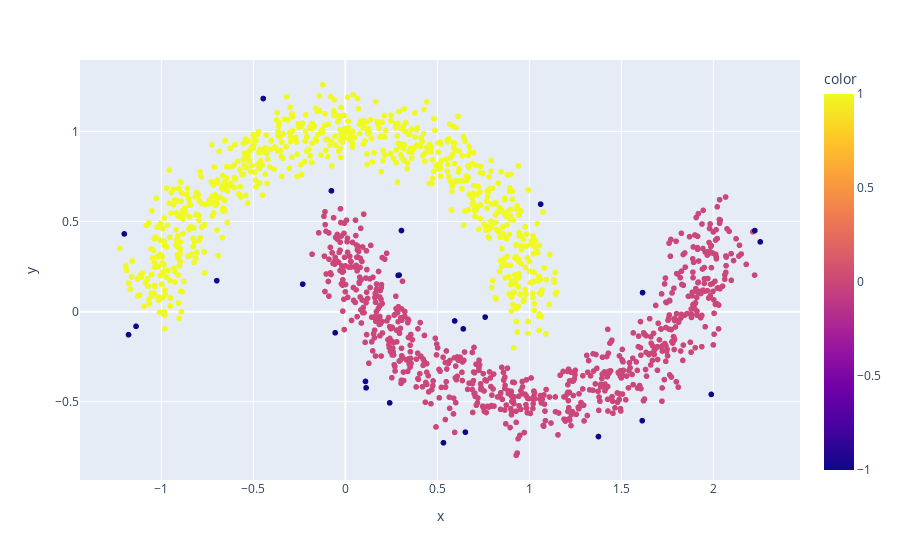

The notebook cell saved with this chart:
### Code cell
dbscan = DBSCAN(eps=0.1)
labels = dbscan.fit_predict(X)
graphic = px.scatter(x=X[:, 0], y=X[:, 1], color=labels)
graphic.show()

### Figure 1 — Plotly figure (JSON) as saved in the notebook; plotly's stock layout.template omitted (floating-point values rounded to 4 significant figures; data arrays with more than 128 entries replaced by an {"elided": "..."} marker saying what was removed)
{"data": [{"hovertemplate": "x=%{x}<br>y=%{y}<br>color=%{marker.color}<extra></extra>", "legendgroup": "", "marker": {"color": {"elided": "1500 int values"}, "coloraxis": "coloraxis", "symbol": "circle"}, "mode": "markers", "name": "", "showlegend": false, "type": "scattergl", "x": {"elided": "1500 float values"}, "xaxis": "x", "y": {"elided": "1500 float values"}, "yaxis": "y"}], "layout": {"coloraxis": {"colorbar": {"title": {"text": "color"}}, "colorscale": [[0, "#0d0887"], [0.1111, "#46039f"], [0.2222, "#7201a8"], [0.3333, "#9c179e"], [0.4444, "#bd3786"], [0.5556, "#d8576b"], [0.6667, "#ed7953"], [0.7778, "#fb9f3a"], [0.8889, "#fdca26"], [1, "#f0f921"]]}, "legend": {"tracegroupgap": 0}, "margin": {"t": 60}, "xaxis": {"anchor": "y", "domain": [0, 1], "title": {"text": "x"}}, "yaxis": {"anchor": "x", "domain": [0, 1], "title": {"text": "y"}}}}
